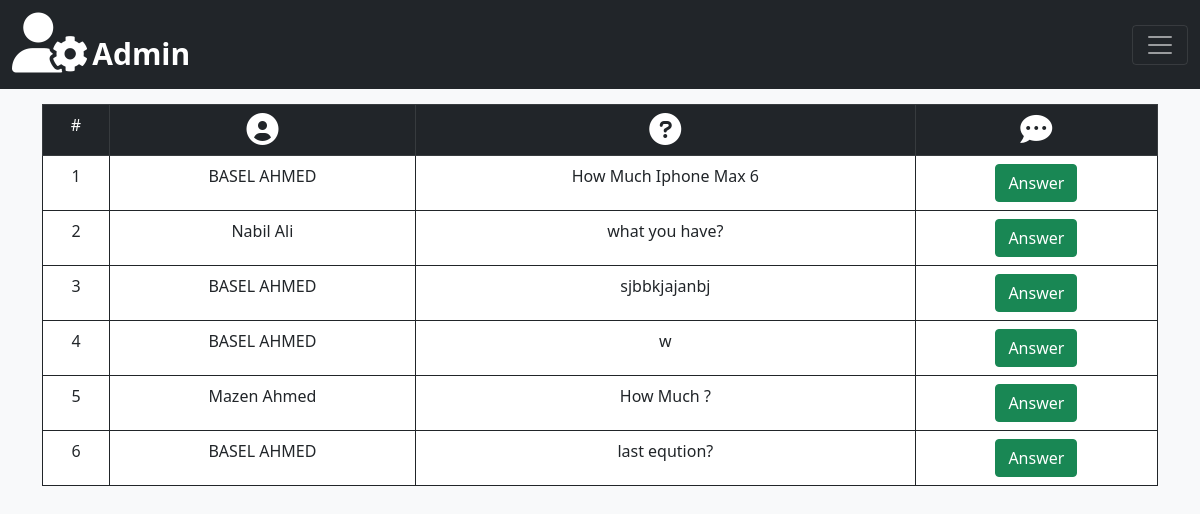
The app's page /Admin/eqation.php (signed in) with its own data.
### tables this page shows
CREATE TABLE `eqution` (
  `id` int(11) NOT NULL,
  `username` varchar(255) NOT NULL,
  `ask` text NOT NULL,
  `answer` text DEFAULT NULL
);

### Admin/eqation.php (the view)
<?php include'inc/header.php';?>
<div class="container">
          <table class="table  table-hover text-center table table-bordered border-dark  bg-white mt-5">
              <tr class="table-dark" >
                  <td>#</td>
                  <td><i class="fas fa-user-circle  fa-2x"></i></td>
                  <td> <i class="fas fa-question-circle   fa-2x"></i></td>
                  <td><i class="fas fa-comment-dots fa-2x"> </i></td>
              </tr>
                    <?php
                            $x=1;
                            $sql="select * from eqution";
                            $ret=mysqli_query($con,$sql);
                            while($res=mysqli_fetch_assoc($ret)){
                                echo'<tr>
                                        <td>'.$x.'</td>
                                        <td>'.$res['username'].'</td>
                                        <td>'.$res['ask'].'</td>
                                        ';?>
                                        <td> <a type="button" href="answer.php?id=<?php echo $res['id']?>"class="btn btn-success">Answer</a></td>
                                        <?php
                                        echo'</tr>';
                                        $x++;
                            }
                    ?>
          </table>
  </div>
    <?php include'inc/footer.php';?>

### Admin/inc/header.php (shortened to what this page needs)
<!DOCTYPE html>
<html lang="en">
<head>
    <link rel="stylesheet" href="../fontawesome-free-6.0.0-beta3-web/css/all.css">
     <link rel="stylesheet" href="../fontawesome-free-6.0.0-beta3-web/css/v4-shims.css">
    <link rel='stylesheet' href='../css/bootstrap.min.css'>
    <link rel='stylesheet' href='../css/style3.css'>
</head>
<body  class="bg-light">
<nav class="navbar navbar-expand-lg   navbar-dark bg-dark">
        <div class="container-fluid">
       <a class="navbar-brand" href="#">  Admin Page </a>
          <div class="collapse navbar-collapse" id="navbarSupportedContent">
            <ul class="navbar-nav me-auto mb-2 mb-lg-0">
              <li class="nav-item">
                <a class="nav-link active" aria-current="page" href="../index.php">Home</a>
              </li>
              <li class="nav-item">
                <a class="nav-link active" aria-current="page" href="logout.php">Log out</a>
              </li>
            </ul>
          </div>
        </div>
      </nav>
      <nav class="navbar navbar-dark bg-dark fixed-top ">
  <div class="container-fluid ">
    <a class="navbar-brand" href="#"> <i class="fas fa-user-cog    fa-3x">  </i>  <span> Admin </span>  </a>
    <button class="navbar-toggler" type="button" data-bs-toggle="offcanvas" data-bs-target="#offcanvasNavbar" aria-controls="offcanvasNavbar">
      <span class="navbar-toggler-icon"></span>
    </button>
  </div>
</nav>
<div class="container ">
        <div class="row">

### Admin/inc/footer.php (shortened to what this page needs)
</div>
      </div>
</body>
</html>

### css/style3.css (style rules this page uses)
.navbar-brand span { font-size: 30px; font-weight: bold; padding-bottom: 10px; }
.navbar-dark .navbar-nav .nav-link:focus, .navbar-dark .navbar-nav .nav-link { color: rgb(254, 254, 254); }
.navbar-brand span { font-size: 30px; }

### records on screen
eqution: username "BASEL AHMED", ask "How Much Iphone Max 6"
eqution: username "Nabil Ali", ask "what you have?"
eqution: username "BASEL AHMED", ask "sjbbkjajanbj"
eqution: username "BASEL AHMED", ask "w"
eqution: username "Mazen Ahmed", ask "How Much ?"
eqution: username "BASEL AHMED", ask "last eqution?"
